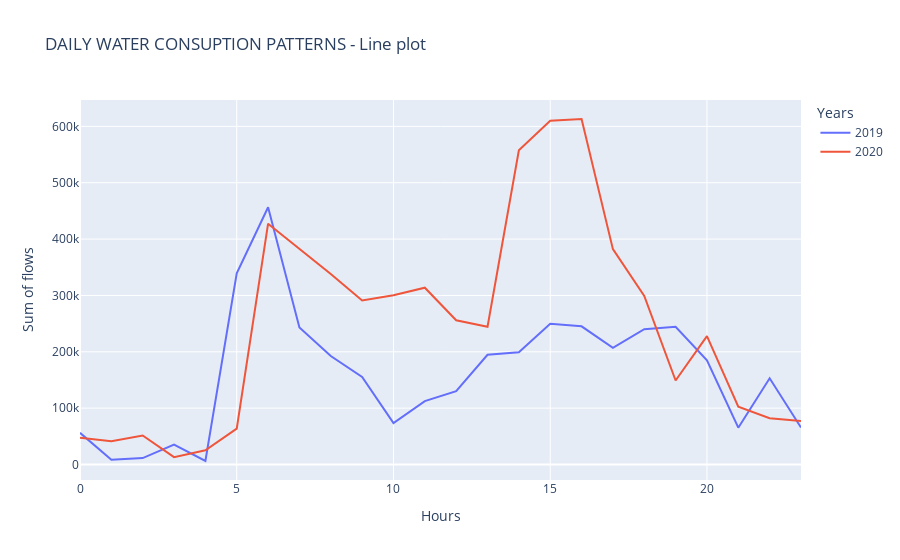
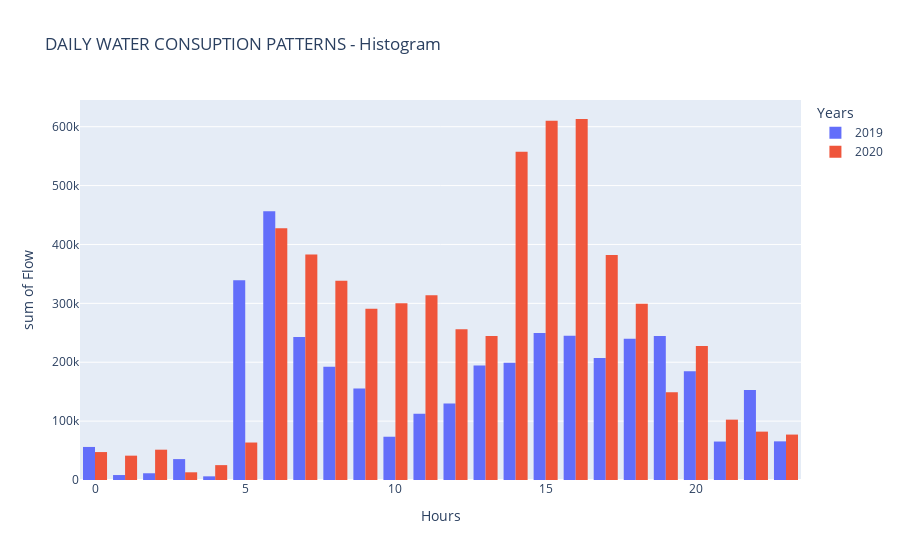

The code cell stored with these charts, in order, in its notebook:
### Code cell
# Plotting 
fig = px.line(group, x = group.index.get_level_values(1), y = group['Flow'], 
              color = group.index.get_level_values(0),
              title = 'DAILY WATER CONSUPTION PATTERNS - Line plot',
              labels = {'Flow' : 'Sum of flows', 'x' : 'Hours', 'color' : 'Years'}
             ) # Line plot

fig1 = px.histogram(group1, 
                    x =  group1.index.get_level_values(0), 
                    y =  group1['Flow'], 
                    color = group1.index.get_level_values(1), 
                    nbins = 46,
                    barmode = 'group',
                    title = 'DAILY WATER CONSUPTION PATTERNS - Histogram',
                    labels = {'x' : 'Hours', 'color' : 'Years'}
                   ) # Hist

fig.show()
fig1.show()

### Figure 1 — Plotly figure (JSON) as saved in the notebook; plotly's stock layout.template omitted (floating-point values rounded to 4 significant figures)
{"data": [{"hovertemplate": "Years=2019<br>Hours=%{x}<br>Sum of flows=%{y}<extra></extra>", "legendgroup": "2019", "line": {"color": "#636efa", "dash": "solid"}, "marker": {"symbol": "circle"}, "mode": "lines", "name": "2019", "orientation": "v", "showlegend": true, "type": "scatter", "x": [0, 1, 2, 3, 4, 5, 6, 7, 8, 9, 10, 11, 12, 13, 14, 15, 16, 17, 18, 19, 20, 21, 22, 23], "xaxis": "x", "y": [56133, 8417, 11441, 35494, 6224, 339321, 456463, 243014, 192427, 155453, 73489, 112426, 130069, 194646, 199316, 249661, 245167, 207040, 240084, 244449, 184750, 65321, 152992, 65642], "yaxis": "y"}, {"hovertemplate": "Years=2020<br>Hours=%{x}<br>Sum of flows=%{y}<extra></extra>", "legendgroup": "2020", "line": {"color": "#EF553B", "dash": "solid"}, "marker": {"symbol": "circle"}, "mode": "lines", "name": "2020", "orientation": "v", "showlegend": true, "type": "scatter", "x": [0, 1, 2, 3, 4, 5, 6, 7, 8, 9, 10, 11, 12, 13, 14, 15, 16, 17, 18, 19, 20, 21, 22, 23], "xaxis": "x", "y": [47453, 41340, 51480, 13079, 25255, 63652, 427329, 383132, 338189, 290962, 300290, 313738, 256011, 244540, 557504, 609929, 613064, 382080, 299218, 149030, 227745, 102503, 82144, 77135], "yaxis": "y"}], "layout": {"legend": {"title": {"text": "Years"}, "tracegroupgap": 0}, "title": {"text": "DAILY WATER CONSUPTION PATTERNS - Line plot"}, "xaxis": {"anchor": "y", "domain": [0, 1], "title": {"text": "Hours"}}, "yaxis": {"anchor": "x", "domain": [0, 1], "title": {"text": "Sum of flows"}}}}

### Figure 2 — Plotly figure (JSON) as saved in the notebook; plotly's stock layout.template omitted (floating-point values rounded to 4 significant figures)
{"data": [{"alignmentgroup": "True", "bingroup": "x", "histfunc": "sum", "hovertemplate": "Years=2019<br>Hours=%{x}<br>sum of Flow=%{y}<extra></extra>", "legendgroup": "2019", "marker": {"color": "#636efa", "pattern": {"shape": ""}}, "name": "2019", "nbinsx": 46, "offsetgroup": "2019", "orientation": "v", "showlegend": true, "type": "histogram", "x": [0, 1, 2, 3, 4, 5, 6, 7, 8, 9, 10, 11, 12, 13, 14, 15, 16, 17, 18, 19, 20, 21, 22, 23], "xaxis": "x", "y": [56133, 8417, 11441, 35494, 6224, 339321, 456463, 243014, 192427, 155453, 73489, 112426, 130069, 194646, 199316, 249661, 245167, 207040, 240084, 244449, 184750, 65321, 152992, 65642], "yaxis": "y"}, {"alignmentgroup": "True", "bingroup": "x", "histfunc": "sum", "hovertemplate": "Years=2020<br>Hours=%{x}<br>sum of Flow=%{y}<extra></extra>", "legendgroup": "2020", "marker": {"color": "#EF553B", "pattern": {"shape": ""}}, "name": "2020", "nbinsx": 46, "offsetgroup": "2020", "orientation": "v", "showlegend": true, "type": "histogram", "x": [0, 1, 2, 3, 4, 5, 6, 7, 8, 9, 10, 11, 12, 13, 14, 15, 16, 17, 18, 19, 20, 21, 22, 23], "xaxis": "x", "y": [47453, 41340, 51480, 13079, 25255, 63652, 427329, 383132, 338189, 290962, 300290, 313738, 256011, 244540, 557504, 609929, 613064, 382080, 299218, 149030, 227745, 102503, 82144, 77135], "yaxis": "y"}], "layout": {"barmode": "group", "legend": {"title": {"text": "Years"}, "tracegroupgap": 0}, "title": {"text": "DAILY WATER CONSUPTION PATTERNS - Histogram"}, "xaxis": {"anchor": "y", "domain": [0, 1], "title": {"text": "Hours"}}, "yaxis": {"anchor": "x", "domain": [0, 1], "title": {"text": "sum of Flow"}}}}
